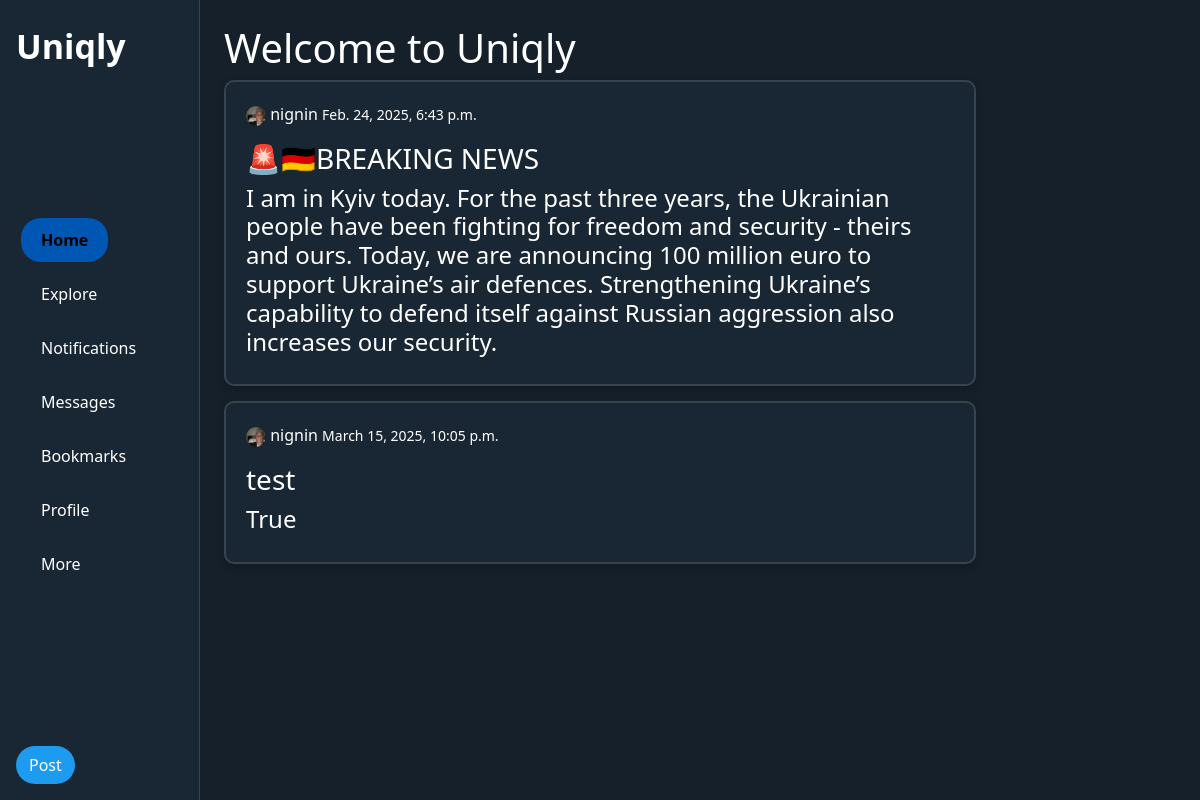
The page / on the database its author committed.
### uniqly/models.py (models this page shows)
class Post(models.Model):
    content = models.TextField(default=True)
    title = models.TextField()
    created_at = models.DateTimeField(auto_now_add=True)
    user = models.ForeignKey(settings.AUTH_USER_MODEL, on_delete=models.CASCADE, related_name='posts')
    photo = models.ImageField(upload_to="Image", null= True, blank=True)

### aunthentication/models.py (models this page shows)
class CustomUser(AbstractUser):
    ROLE_CHOICES = (
        ('user', 'Користувач'),
        ('moderator', 'Модератор'),
        ('admin', 'Адміністратор'),
    )
    role = models.CharField(max_length=10, choices=ROLE_CHOICES, default='user')
    bio = models.TextField(null=True)
    avatar = models.ImageField(upload_to="Image", null= True)
    hat = models.ImageField(upload_to="Image",null=True)

### uniqly/views.py (the view)
# urls.py: path("", PostListView.as_view(), name="post"),
class PostListView(ListView):
    model = Post
    template_name = 'home.html'
    context_object_name = 'posts'
    success_url = reverse_lazy("post")

### templates/home.html (shortened to what this page needs)
<!DOCTYPE html>
<html lang="en">
<head>
        {% load static %}
    <link href="https://cdn.jsdelivr.net/npm/bootstrap@5.3.0/dist/css/bootstrap.min.css" rel="stylesheet">
    <link rel="stylesheet" href="{% static 'style.css' %}">
</head>
<body>
    <div class="container-fluid">
        <div class="row">
            <nav class="navbar col-md-2 d-flex flex-column align-items-start py-3">
                <a class="navbar-brand ms-3" href="{% url 'post' %}">Uniqly</a>
                <ul class="navbar-nav flex-column ms-3">
                    <li class="nav-item"><a class="nav-link active" href="{% url 'post' %}">Home</a></li>
                    <li class="nav-item"><a class="nav-link" href="#">Explore</a></li>
                    <li class="nav-item"><a class="nav-link" href="#">Notifications</a></li>
                    <li class="nav-item"><a class="nav-link" href="#">Messages</a></li>
                    <li class="nav-item"><a class="nav-link" href="#">Bookmarks</a></li>
                    <li class="nav-item"><a class="nav-link" href="{% url 'profile' %}">Profile</a></li>
                    <li class="nav-item"><a class="nav-link" href="#">More</a></li>
                </ul>
                <a class="btn tweet-btn ms-3" href="{% url 'new_post' %}">Post</a>
            </nav>
<div class="col-md-2 "></div>
<div class="col-md-8 p-4">
    <h1>Welcome to Uniqly</h1>
    {% if posts %}
        {% for post in posts %}
        <div class="post-card">
            <p><img src="{{ post.user.avatar.url }}" alt="Avatar" class="avatar">
           {{ post.user.username }} <small>{{ post.created_at }}</small></p>
            <h3>{{ post.title }}</h3>
            <h4>{{ post.content }}</h4>
        </div>
        {% endfor %}
    {% else %}
        <p>No posts available.</p>
    {% endif %}
</div>
</body>
</html>

### static/style.css (style rules this page uses)
body { background-color: #15202b; color: #ffffff; }
.navbar { height: 100vh; background-color: #192734; border-right: 1px solid #38444d; position: fixed; }
.nav-item { display: inline-block; margin: 5px; }
.nav-link { display: inline-block; padding: 10px 20px; background-color: #192734; color: white; text-decoration: none; border-radius: 20px; transition: background 0.3s ease, transform 0.2s ease; }
.nav-link.active { background-color: #0056b3; font-weight: bold; }
.navbar-brand { font-weight: bold; font-size: 34px; color: #ffffff; }
.tweet-btn { margin-top: 20px; background-color: #1d9bf0; color: white; border-radius: 50px; }
.post-card { background-color: #192734; border: 2px solid #38444d; border-radius: 10px; padding: 20px; margin-bottom: 15px; box-shadow: 0 4px 8px rgba(0, 0, 0, 0.2); }
.avatar { width: 20px; height: 20px; border-radius: 50%; object-fit: cover; }

### rows shown on the page
Post: user.avatar (picture), user.username "nignin", created_at "Feb. 24, 2025, 6:43 p.m.", title "🚨🇩🇪BREAKING NEWS", content "I am in Kyiv today. For the past three years, the Ukrainian people have been fighting for freedom and security - theirs and ours. Today, we are announcing 100 million euro to support Ukraine’s air defences. Strengthening Ukraine’s capability to defend itself against Russian aggression also increases our security."
Post: user.avatar (picture), user.username "nignin", created_at "March 15, 2025, 10:05 p.m.", title "test", content "True"
